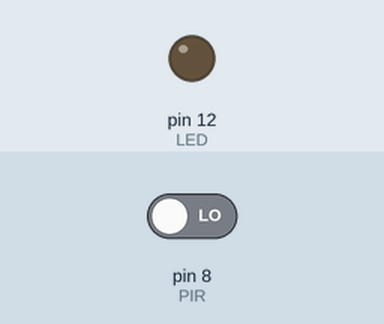
A sketch run on a simulated Arduino Uno, built with avr-gcc and run on an emulated ATmega328P. On the bench: output pins drawn as LEDs (lit = HIGH). The inputs (shaded band) are chosen by the test bench; at power-on: pin 8 (PIR) LOW. What the sketch prints to the serial monitor is not drawn.

Above: at 1.2 s.
1.3 s: pin 8 (PIR) driven HIGH
At 1.6 s:
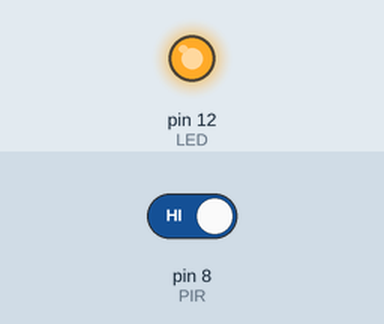
2.8 s: pin 8 (PIR) driven LOW
At 3.9 s:
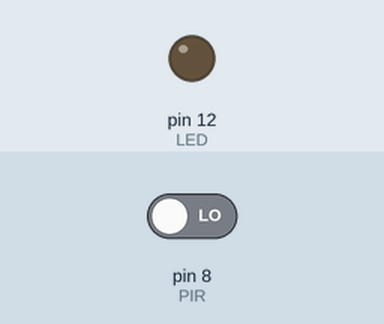
Timing chart, 0 to 5.8 s (numbered marks = the images above; inputs shaded):
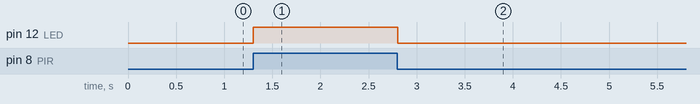

The sketch:

W05T01.PIR-Sensor.LED-Controller.ino
```cpp
/*
 * ISM.77257.Lectures
 * @author: coskun
 *
 * W05T01.Meters-Sensors.PIR-Sensor.LED-Controller
 * https://circuits.io/circuits/4501198-w05t01-pir-sensor-led-controller
 *
 * PIR ile anahtarlama kontrolü yapıldı.
 *
 * Not: Bu devre lamba rölesi yerine LED kullandık.
 */

#define LED 12
#define PIR 8
bool sensor;

void setup() {
  // put your setup code here, to run once:
  pinMode(LED, OUTPUT);
  pinMode(PIR, INPUT);
  //Debug
  Serial.begin(9600);
}

void loop() {
  // put your main code here, to run repeatedly:
  sensor = digitalRead(PIR);

  if(sensor){
    digitalWrite(LED, HIGH);
    //Debug
    Serial.println(sensor);
  }
  else{
    digitalWrite(LED, LOW);
    //Debug
    Serial.println(sensor);
  }
}
```

Measured:
- after the input at 1.3 s, pin 12 (LED): LOW → HIGH at once
- after the input at 2.8 s, pin 12 (LED): HIGH → LOW at once
